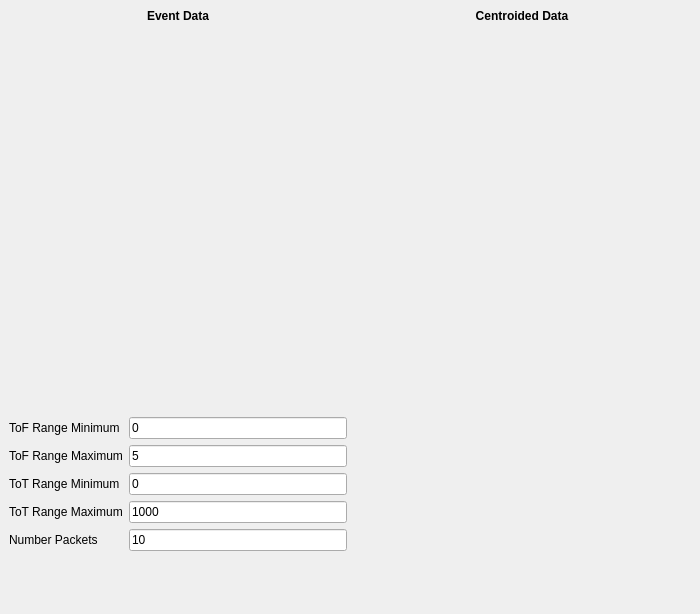
<?xml version="1.0" encoding="UTF-8"?>
<ui version="4.0">
 <class>DockWidget</class>
 <widget class="QDockWidget" name="DockWidget">
  <property name="geometry">
   <rect>
    <x>0</x>
    <y>0</y>
    <width>700</width>
    <height>614</height>
   </rect>
  </property>
  <property name="windowTitle">
   <string>TimePix Setup Optimization</string>
  </property>
  <widget class="QWidget" name="dockWidgetContents">
   <layout class="QHBoxLayout" name="horizontalLayout_2">
    <item>
     <layout class="QGridLayout" name="gridLayout">
      <item row="3" column="0">
       <layout class="QFormLayout" name="formLayout">
        <property name="sizeConstraint">
         <enum>QLayout::SetDefaultConstraint</enum>
        </property>
        <property name="fieldGrowthPolicy">
         <enum>QFormLayout::AllNonFixedFieldsGrow</enum>
        </property>
        <item row="0" column="0">
         <widget class="QLabel" name="toFRangeMinimumLabel">
          <property name="text">
           <string>ToF Range Minimum</string>
          </property>
         </widget>
        </item>
        <item row="0" column="1">
         <widget class="QLineEdit" name="toFRangeMinimumLineEdit">
          <property name="sizePolicy">
           <sizepolicy hsizetype="Preferred" vsizetype="Fixed">
            <horstretch>0</horstretch>
            <verstretch>0</verstretch>
           </sizepolicy>
          </property>
          <property name="text">
           <string>0</string>
          </property>
         </widget>
        </item>
        <item row="1" column="0">
         <widget class="QLabel" name="toFRangeMaximumLabel">
          <property name="text">
           <string>ToF Range Maximum</string>
          </property>
         </widget>
        </item>
        <item row="1" column="1">
         <widget class="QLineEdit" name="toFRangeMaximumLineEdit">
          <property name="sizePolicy">
           <sizepolicy hsizetype="Preferred" vsizetype="Fixed">
            <horstretch>0</horstretch>
            <verstretch>0</verstretch>
           </sizepolicy>
          </property>
          <property name="text">
           <string>5</string>
          </property>
         </widget>
        </item>
        <item row="2" column="0">
         <widget class="QLabel" name="toTRangeMinimumLabel">
          <property name="text">
           <string>ToT Range Minimum</string>
          </property>
         </widget>
        </item>
        <item row="2" column="1">
         <widget class="QLineEdit" name="toTRangeMinimumLineEdit">
          <property name="sizePolicy">
           <sizepolicy hsizetype="Preferred" vsizetype="Fixed">
            <horstretch>0</horstretch>
            <verstretch>0</verstretch>
           </sizepolicy>
          </property>
          <property name="text">
           <string>0</string>
          </property>
         </widget>
        </item>
        <item row="3" column="0">
         <widget class="QLabel" name="toTRangeMaximumLabel">
          <property name="text">
           <string>ToT Range Maximum</string>
          </property>
         </widget>
        </item>
        <item row="3" column="1">
         <widget class="QLineEdit" name="toTRangeMaximumLineEdit">
          <property name="sizePolicy">
           <sizepolicy hsizetype="Preferred" vsizetype="Fixed">
            <horstretch>0</horstretch>
            <verstretch>0</verstretch>
           </sizepolicy>
          </property>
          <property name="text">
           <string>1000</string>
          </property>
         </widget>
        </item>
        <item row="4" column="0">
         <widget class="QLabel" name="numberPacketsLabel">
          <property name="toolTip">
           <string>&lt;html&gt;&lt;head/&gt;&lt;body&gt;&lt;p&gt;Number of packets used for the sliding window calculation of the histograms&lt;/p&gt;&lt;/body&gt;&lt;/html&gt;</string>
          </property>
          <property name="text">
           <string>Number Packets</string>
          </property>
         </widget>
        </item>
        <item row="4" column="1">
         <widget class="QLineEdit" name="numberPacketsLineEdit">
          <property name="sizePolicy">
           <sizepolicy hsizetype="Preferred" vsizetype="Fixed">
            <horstretch>0</horstretch>
            <verstretch>0</verstretch>
           </sizepolicy>
          </property>
          <property name="toolTip">
           <string>&lt;html&gt;&lt;head/&gt;&lt;body&gt;&lt;p&gt;Number of packets used for the sliding window calculation of the histograms&lt;/p&gt;&lt;/body&gt;&lt;/html&gt;</string>
          </property>
          <property name="text">
           <string>10</string>
          </property>
         </widget>
        </item>
       </layout>
      </item>
      <item row="0" column="0">
       <widget class="QLabel" name="label">
        <property name="sizePolicy">
         <sizepolicy hsizetype="Preferred" vsizetype="Maximum">
          <horstretch>0</horstretch>
          <verstretch>0</verstretch>
         </sizepolicy>
        </property>
        <property name="font">
         <font>
          <weight>75</weight>
          <bold>true</bold>
         </font>
        </property>
        <property name="text">
         <string>Event Data</string>
        </property>
        <property name="alignment">
         <set>Qt::AlignCenter</set>
        </property>
       </widget>
      </item>
      <item row="2" column="0">
       <widget class="PlotWidget" name="plt_event_data_2d_histogram_tof_tot" native="true"/>
      </item>
      <item row="1" column="0">
       <widget class="PlotWidget" name="plt_event_data_histogram_tot" native="true"/>
      </item>
      <item row="0" column="1">
       <widget class="QLabel" name="label_2">
        <property name="sizePolicy">
         <sizepolicy hsizetype="Preferred" vsizetype="Maximum">
          <horstretch>0</horstretch>
          <verstretch>0</verstretch>
         </sizepolicy>
        </property>
        <property name="font">
         <font>
          <weight>75</weight>
          <bold>true</bold>
         </font>
        </property>
        <property name="text">
         <string>Centroided Data</string>
        </property>
        <property name="alignment">
         <set>Qt::AlignCenter</set>
        </property>
       </widget>
      </item>
      <item row="1" column="1">
       <widget class="PlotWidget" name="plt_centroided_data_histogram_tot" native="true"/>
      </item>
      <item row="2" column="1">
       <widget class="PlotWidget" name="plt_centroided_data_2d_histogram_tof_tot" native="true"/>
      </item>
      <item row="3" column="1">
       <widget class="PlotWidget" name="plt_centroided_data_histogram_size" native="true">
        <zorder>verticalLayoutWidget</zorder>
        <zorder>plt_centroided_data_2d_histogram_tof_tot</zorder>
       </widget>
      </item>
     </layout>
    </item>
   </layout>
  </widget>
 </widget>
 <customwidgets>
  <customwidget>
   <class>PlotWidget</class>
   <extends>QWidget</extends>
   <header>pyqtgraph</header>
   <container>1</container>
  </customwidget>
 </customwidgets>
 <resources/>
 <connections/>
</ui>
